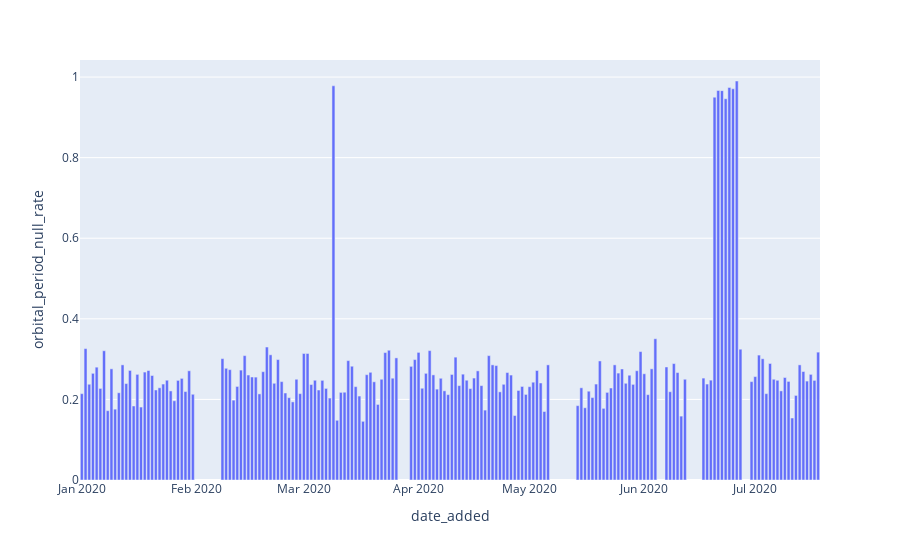

Write notebook code for a chart like this one.
### Code cell
show_query_plot('queries/distribution/null-rates.sql', 'date_added', 'orbital_period_null_rate').show()

### Figure 1 — Plotly figure (JSON) as saved in the notebook; plotly's stock layout.template omitted (floating-point values rounded to 4 significant figures; data arrays with more than 128 entries replaced by an {"elided": "..."} marker saying what was removed)
{"data": [{"alignmentgroup": "True", "hovertemplate": "date_added=%{x}<br>orbital_period_null_rate=%{y}<extra></extra>", "legendgroup": "", "marker": {"color": "#636efa"}, "name": "", "offsetgroup": "", "orientation": "v", "showlegend": false, "textposition": "auto", "type": "bar", "x": {"elided": "175 str values"}, "xaxis": "x", "y": {"elided": "175 float values"}, "yaxis": "y"}], "layout": {"barmode": "relative", "legend": {"tracegroupgap": 0}, "margin": {"t": 60}, "xaxis": {"anchor": "y", "domain": [0, 1], "title": {"text": "date_added"}}, "yaxis": {"anchor": "x", "domain": [0, 1], "title": {"text": "orbital_period_null_rate"}}}}
